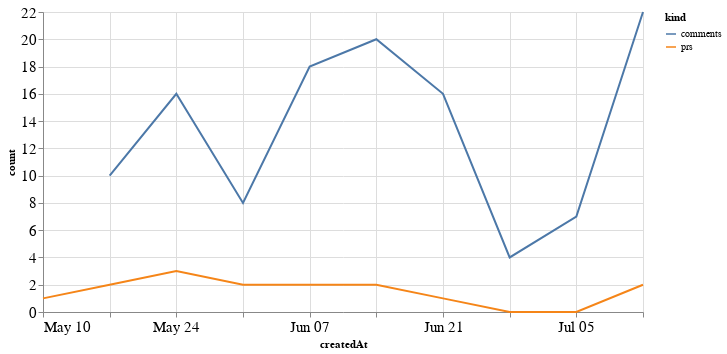

Here is the notebook cell this chart was saved with:
### Code cell
alt.Chart(total_time, width=600).mark_line().encode(
    x='createdAt',
    y='count',
    color='kind'
)

### Figure 1 — Vega-Lite specification as saved in the notebook (floating-point values rounded to 4 significant figures)
{"config": {"axisLeft": {"labelFontSize": 15}, "axisBottom": {"labelFontSize": 15}}, "data": {"name": "data-d306104811601f0b989e5f29a0fbdfdd"}, "mark": "line", "encoding": {"color": {"type": "nominal", "field": "kind"}, "x": {"type": "temporal", "field": "createdAt"}, "y": {"type": "quantitative", "field": "count"}}, "width": 600, "$schema": "https://vega.github.io/schema/vega-lite/v4.8.1.json", "datasets": {"data-d306104811601f0b989e5f29a0fbdfdd": [{"createdAt": "2020-05-10T00:00:00", "kind": "prs", "count": 1.0}, {"createdAt": "2020-05-17T00:00:00", "kind": "prs", "count": 2.0}, {"createdAt": "2020-05-24T00:00:00", "kind": "prs", "count": 3.0}, {"createdAt": "2020-05-31T00:00:00", "kind": "prs", "count": 2.0}, {"createdAt": "2020-06-07T00:00:00", "kind": "prs", "count": 2.0}, {"createdAt": "2020-06-14T00:00:00", "kind": "prs", "count": 2.0}, {"createdAt": "2020-06-21T00:00:00", "kind": "prs", "count": 1.0}, {"createdAt": "2020-06-28T00:00:00", "kind": "prs", "count": 0.0}, {"createdAt": "2020-07-05T00:00:00", "kind": "prs", "count": 0.0}, {"createdAt": "2020-07-12T00:00:00", "kind": "prs", "count": 2.0}, {"createdAt": "2020-05-10T00:00:00", "kind": "comments", "count": null}, {"createdAt": "2020-05-17T00:00:00", "kind": "comments", "count": 10.0}, {"createdAt": "2020-05-24T00:00:00", "kind": "comments", "count": 16.0}, {"createdAt": "2020-05-31T00:00:00", "kind": "comments", "count": 8.0}, {"createdAt": "2020-06-07T00:00:00", "kind": "comments", "count": 18.0}, {"createdAt": "2020-06-14T00:00:00", "kind": "comments", "count": 20.0}, {"createdAt": "2020-06-21T00:00:00", "kind": "comments", "count": 16.0}, {"createdAt": "2020-06-28T00:00:00", "kind": "comments", "count": 4.0}, {"createdAt": "2020-07-05T00:00:00", "kind": "comments", "count": 7.0}, {"createdAt": "2020-07-12T00:00:00", "kind": "comments", "count": 22.0}]}}
